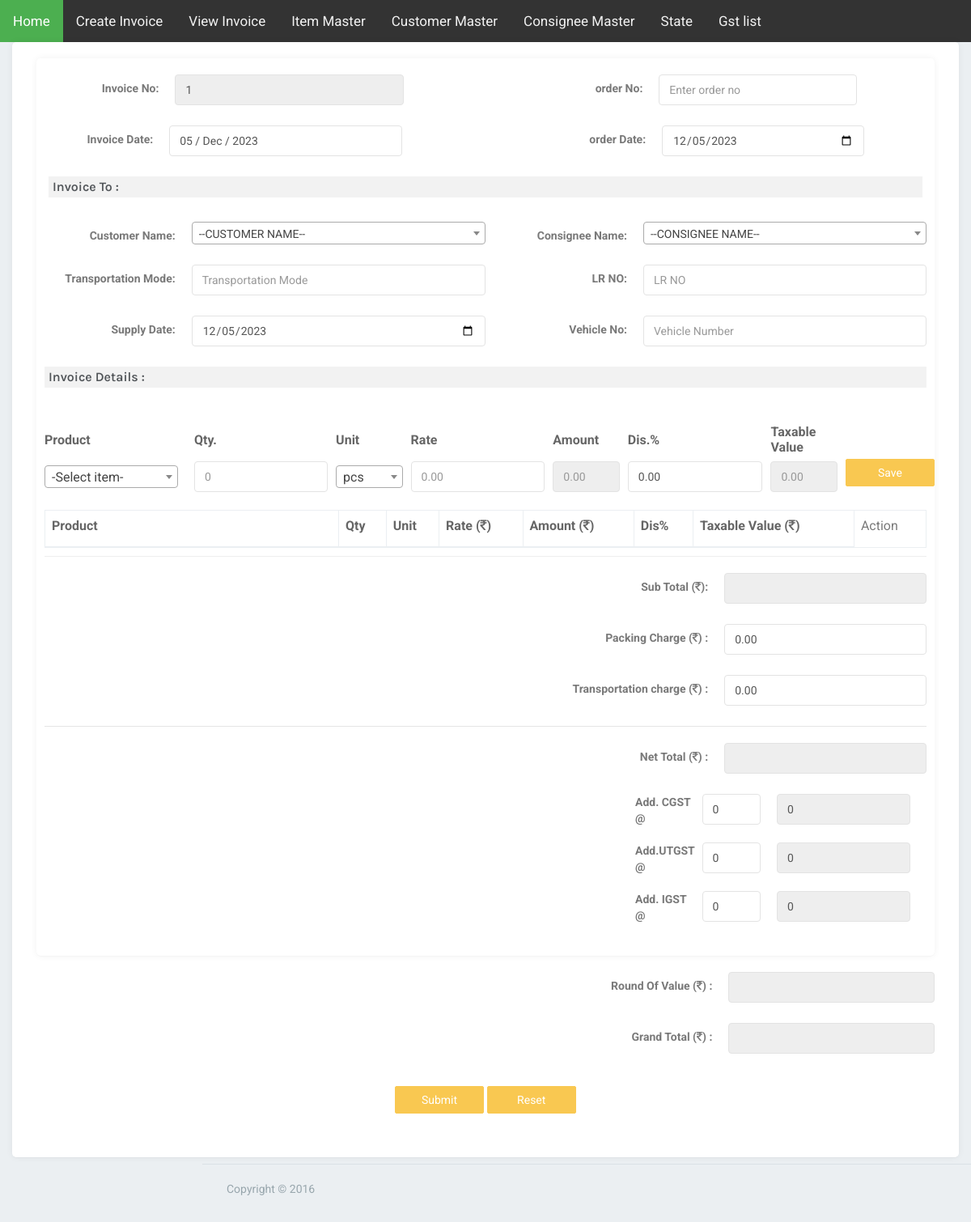
/invoice.php, run on an earlier commit of the app's database.
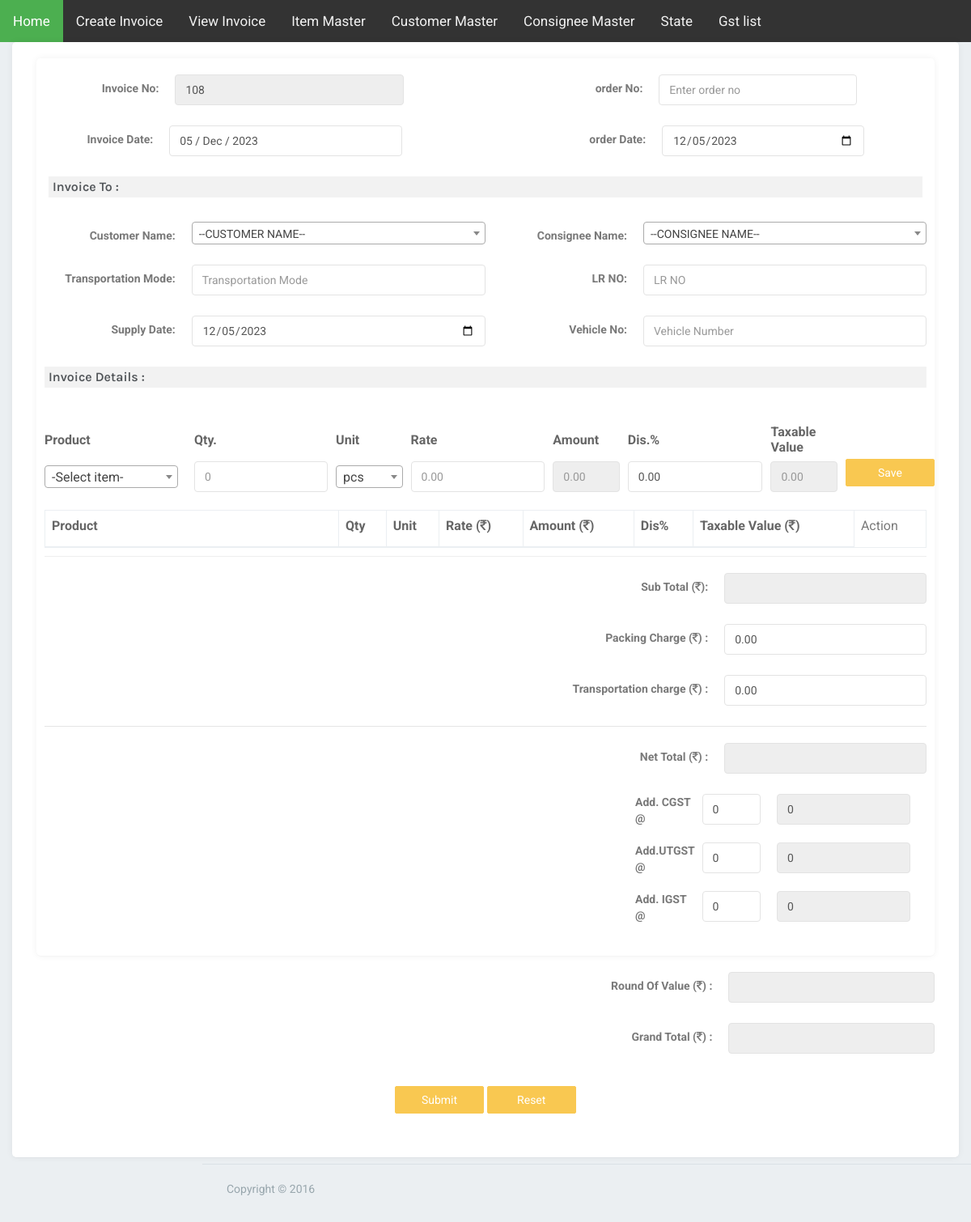
And on a later commit of the database.
### tables this page shows
CREATE TABLE `invoice` (
  `quot_id` int(11) NOT NULL,
  `quot_no` varchar(100) NOT NULL,
  `q_n` int(255) NOT NULL,
  `order_no` varchar(255) NOT NULL,
  `quot_cust` varchar(500) NOT NULL,
  `state` varchar(255) DEFAULT NULL,
  `stateCode` varchar(255) DEFAULT NULL,
  `transmode` varchar(255) NOT NULL,
  `supplydate` date DEFAULT NULL,
  `conname` varchar(255) NOT NULL,
  `lrno` varchar(255) NOT NULL,
  `vehicleno` varchar(255) NOT NULL,
  `subtotal` varchar(100) NOT NULL,
  `packing` varchar(100) NOT NULL,
  `transpotation` varchar(255) NOT NULL,
  `grandtotal` varchar(100) NOT NULL,
  `cgst` varchar(255) NOT NULL,
  `igst` varchar(255) NOT NULL,
  `sgst` varchar(255) NOT NULL,
  `cgst_amt` varchar(255) NOT NULL,
  `igst_amt` varchar(255) NOT NULL,
  `sgst_amt` varchar(255) NOT NULL,
  `inv_date` date NOT NULL,
  `order_date` date DEFAULT NULL,
  `rvalue` varchar(255) NOT NULL
);

### invoice.php (the view, shortened to what the rows shown need)
<?php
require_once("conn.php");
if (isset($_REQUEST['inv_id'])) {
  $iid = $_REQUEST['inv_id'];
  $q = mysqli_query($conn, "SELECT * FROM invoice WHERE quot_id='$iid' ") or die(mysqli_error());
  $r = mysqli_fetch_array($q);
  $quotno = $r['quot_no'];
  $order_no = $r['order_no'];
  $inv_date = $r['inv_date'];
  $order_date = $r['order_date'];
  $quot_cust = $r['quot_cust'];
  $conname = $r['conname'];
  $Transportation = $r['transmode'];
  $lr_no = $r['lrno'];
  $supplydate = $r['supplydate'];
  $vehicleno = $r['vehicleno'];
  $subtotal = $r['subtotal'];
  $packing = $r['packing'];
  $transportation = $r['transpotation'];
  $cgst = $r['cgst'];
  $sgst = $r['sgst'];
  $igst = $r['igst'];
  $action = 'UPDATE';
} else {
  $c_year = date('Y');
  $check_query = mysqli_query($conn, "select * from invoice where year(inv_date)='$c_year' order by q_n desc limit 1 ") or die(mysqli_error());
  if (mysqli_num_rows($check_query)) {
    $row = mysqli_fetch_array($check_query);
    $quotno = intval($row['q_n']) + intval(1);
    $quotno = $quotno;
  } else {
    $quotno = '1';
  }
}
?>
<!DOCTYPE html>
<html>
<head>
  <link href="css/bootstrap.min.css" rel="stylesheet" type="text/css" />
  <link href="css/core.css" rel="stylesheet" type="text/css" />
  <link href="css/components.css" rel="stylesheet" type="text/css" />
  <link href="css/icons.css" rel="stylesheet" type="text/css" />
  <link href="css/pages.css" rel="stylesheet" type="text/css" />
  <link href="css/font/css/font-awesome.min.css" rel="stylesheet" type="text/css" />
  <link href="css/responsive.css" rel="stylesheet" type="text/css" />
  <link rel="stylesheet" type="text/css" href="select2-master/dist/css/select2.min.css">
</head>
<body>
  <div class="content-page">
    <div class="content">
      <div class="container">
        <div class="row">
          <div class="col-sm-12">
            <div class="card-box">
              <div class="row">
                <div class="col-sm-12">
                  <div class="col-md-12 panel-content bg-dark">
                    <form class="form-horizontal" id="quot_entry">
                      <div class="row">
                        <div class="col-sm-12">
                          <div class="card-box">
                            <div class="row">
                              <div class="col-lg-5 col-md-5 col-sm-12 col-xs-12">
                                <div class="form-group">
                                  <div class="col-md-8">
                                    <input type="text" data-error="Enter Quotation No" required="required" value="<?php echo $quotno; ?>" name="quot_no" class="form-control " readonly>
                                  </div>
                                </div>
                              </div>
                              <div class="row">
                                <div class="col-lg-12 col-md-12 col-sm-12 col-xs-12 m-0 p-0">
                                  <div class="col-xl-20 col-xl-16 col-sm-20 col-xs-16 items">
                                    <table width="100%" style="overflow-x: none !important;">
                                      <tr>
                                        <th class="thd col-sm-2 column">
                                          <label>Product </label>
                                        </th>
                                        <th class="thd col-sm-12-1 column">
                                          <label>Qty.</label>
                                        </th>
                                        <th class="thd col-sm-1 column">
                                          <label>Unit </label>
                                        </th>
                                        <th class="thd col-sm-12-1 column">
                                          <label>Rate </label>
                                        </th>
                                        <th class="thd col-sm-1 column">
                                          <label>Amount </label>
                                        </th>
                                        <th class="thd col-sm-12-1 column">
                                          <label>Dis.% </label>
                                        </th>
                                        <th class="thd col-sm-1 column">
                                          <label>Taxable Value </label>
                                        </th>
                                      </tr>
                                    </table>
                                  </div>
                                  <div class="col-lg-12 col-md-12 col-sm-12 col-xs-12 ">
                                    <table class="table table-striped table-bordered">
                                      <thead>
                                        <th class="thd col-lg-4 column ">
                                          <label>Product </label>
                                        </th>
                                        <th class="thd">
                                          <label>Qty</label>
                                        </th>
                                        <th class="thd">
                                          <label>Unit</label>
                                        </th>
                                        <th class="thd">
                                          <label>Rate (<i class="fa fa-rupee"></i>) </label>
                                        </th>
                                        <th class="thd">
                                          <label>Amount (<i class="fa fa-rupee"></i>) </label>
                                        </th>
                                        <th class="thd">
                                          <label>Dis% </label>
                                        </th>
                                        <th class="thd ">
                                          <label>Taxable Value (<i class="fa fa-rupee"></i>) </label>
                                        </th>
                                        <td>
                                          Action
                                      </thead>
                                    </table>
                                  </div>
                                </div>
                              </div>
                            </div>
                          </div>
                        </div>
                    </form>
                  </div>
                </div>
              </div>
            </div>
          </div>
        </div>
      </div>
    </div>
  </div>
</body>
</html>

What changed in the data, as far as the page shows it:
added invoice: quot_no "108"
Also different on the page:
form field quot_no: "1" → (not shown)
